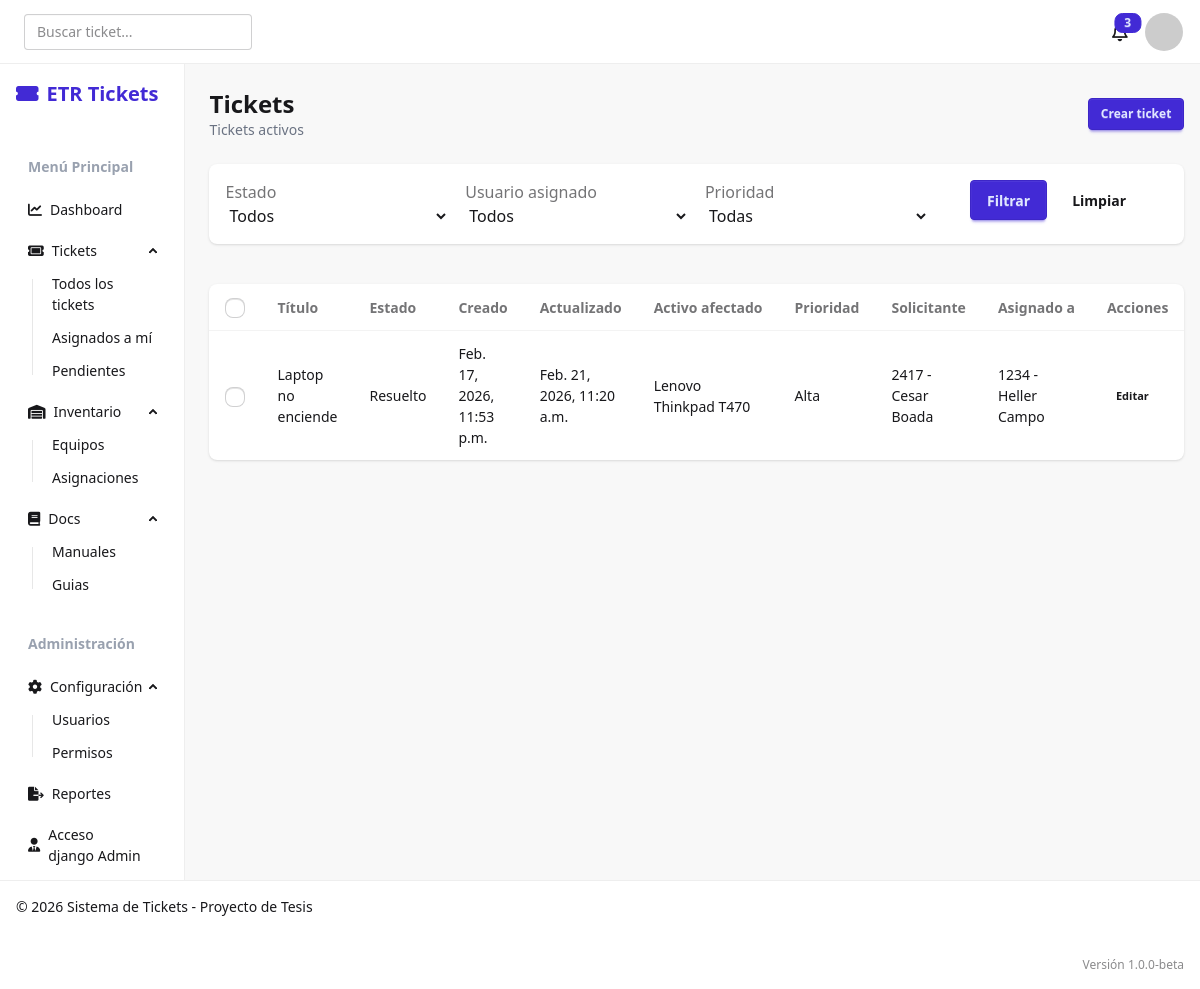
/tickets/view/, run on an earlier commit of the app's database.
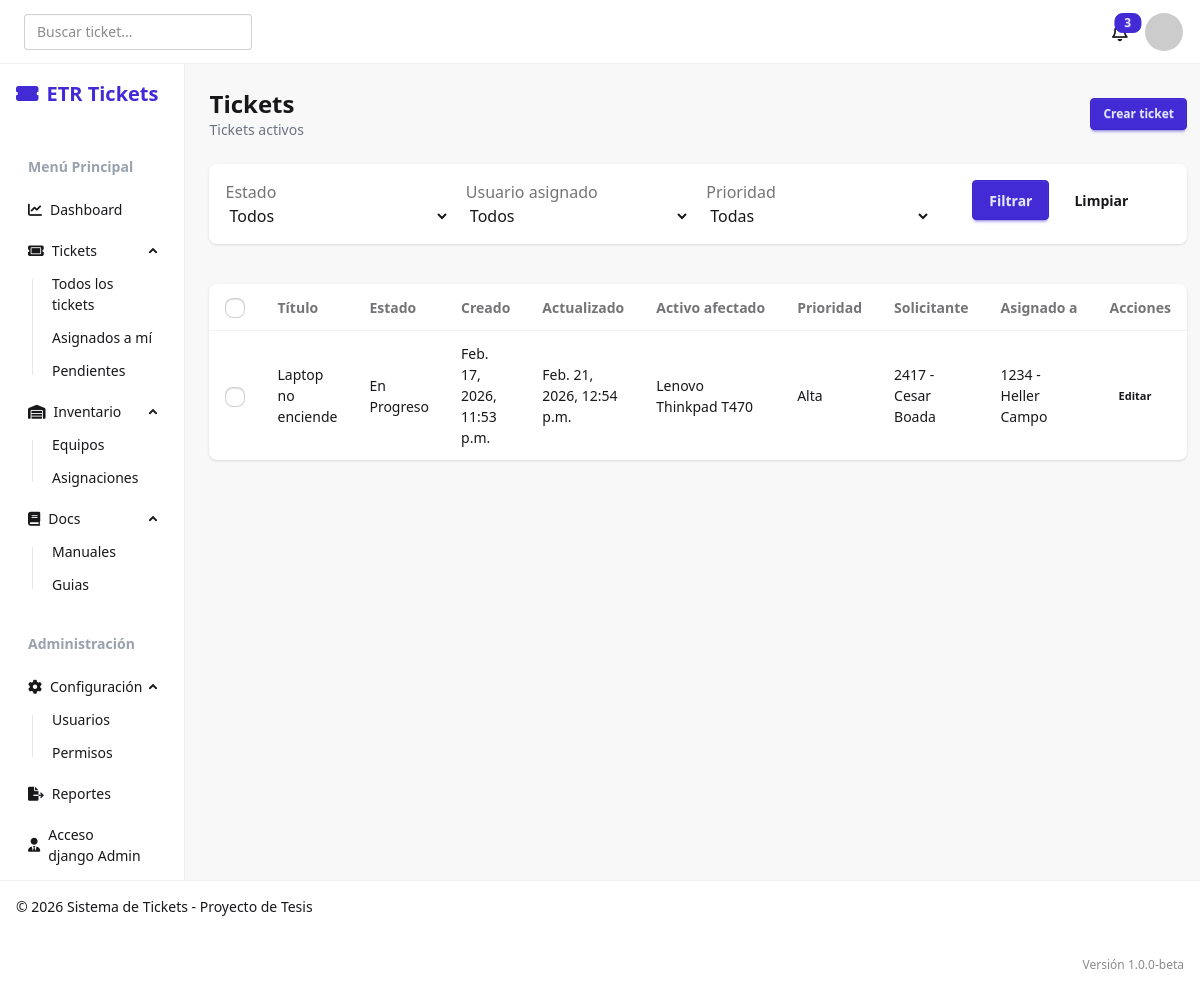
And on a later commit of the database.
### tickets/models.py (models this page shows, shortened)
class tickets(models.Model):
    codigo_ticket = models.CharField(max_length=30, unique=True)
    titulo = models.CharField(max_length=150)
    descripcion = models.TextField()
    prioridad = models.ForeignKey(
        matriz_prioridad,
        on_delete=models.PROTECT,
        to_field='prioridad',
        db_column='prioridad',
        related_name='tickets',
        default='N/A',
    )
    ESTADO_TYPES = [
        ('Pendiente', 'Pendiente'),
        ('En Progreso', 'En Progreso'),
        ('Resuelto', 'Resuelto'),
        ('Cerrado', 'Cerrado'),
    ]
    estado = models.CharField(max_length=30, default='Pendiente', choices=ESTADO_TYPES)
    solicitante = models.ForeignKey(
        'users.usuario',
        on_delete=models.PROTECT,
        to_field='ID_empleado',
        db_column='solicitante',
        related_name='tickets_solicitados',
    )
    usuario = models.ForeignKey(
        'users.usuario',
        on_delete=models.PROTECT,
        to_field='ID_empleado',
        db_column='usuario',
        related_name='tickets_asignados',
        null=True,
        blank=True,
    )
    activo_afectado = models.ForeignKey(
        'inventory.activos',
        on_delete=models.CASCADE,
        to_field='codigo',
        db_column='activo_afectado',
        related_name='tickets_afectados',
        limit_choices_to={'estado': 'activo'},
)
    fecha_creacion = models.DateTimeField(auto_now_add=True)
    fecha_resolucion = models.DateTimeField(null=True, blank=True)

class matriz_prioridad(models.Model):
    prioridad = models.CharField(max_length=20, unique=True)
    tiempo_respuesta_minutos = models.IntegerField()
    tiempo_resolucion_minutos = models.IntegerField()
    def __str__(self):
        return f"{self.prioridad}"

### inventory/models.py (models this page shows)
class activos(models.Model):
    codigo = models.CharField(max_length=50, primary_key=True)
    categoria = models.ForeignKey(
        activos_categoria,
        on_delete=models.PROTECT,
        to_field='nombre',
        db_column='categoria',
        related_name='activos',
    )
    marca = models.CharField(max_length=50)
    modelo = models.CharField(max_length=50)
    serial = models.CharField(max_length=50, unique=True)
    sede = models.ForeignKey(
        'users.sede',
        on_delete=models.PROTECT,
        to_field='codigo',
        related_name='activos',
    )
    usuario_asignado = models.ForeignKey(
        'users.usuario',
        on_delete=models.SET_NULL,
        null=True,
        blank=True,
        related_name='activos_asignados',
        to_field='ID_empleado',
        db_column='usuario_asignado'
    )
    departamento = models.ForeignKey(
        'users.departamento',
        on_delete=models.PROTECT,
        to_field='nombre',
        db_column='departamento',
        related_name='activos'
    )
    estado = models.CharField(max_length=50) #'Activo', 'Inactivo', 'Dado de baja'
    verbose_name_plural = "activos"
    def __str__(self):
        return f"{self.marca} {self.modelo}"

### users/models.py (models this page shows)
class usuario(AbstractUser):
    validador_empleado = RegexValidator(
        regex=r'^\d{4}',
        message="el numero de empleado debe tener 4 digitos"
    )
    ID_empleado = models.CharField(
        max_length=4,
        unique=True,
        validators=[validador_empleado],
        help_text="ID de empleado de 4 digitos",
        default="0000"
    )
    USERNAME_FIELD = 'ID_empleado'
    departamento = models.ForeignKey(
        'departamento',
        on_delete=models.SET_NULL,
        null=True,
        related_name='usuarios'
        )
    sede = models.ForeignKey(
        'sede',
        on_delete=models.SET_NULL,
        null=True,
        related_name='usuarios'
        )
    REQUIRED_FIELDS = ['username', 'email']
    def __str__(self):
        return f"{self.ID_empleado} - {self.get_full_name()}"

### tickets/views.py (the view)
# urls.py: path('view/', views.tickets_view, name='tickets_view'),
def tickets_view(request):
    tickets_registrados = tickets.objects.select_related('activo_afectado', 'prioridad', 'solicitante', 'usuario').order_by(
        '-fecha_creacion'
    )
    estado = request.GET.get('estado', '').strip()
    usuario_asignado = request.GET.get('usuario_asignado', '').strip()
    prioridad = request.GET.get('prioridad', '').strip()
    if estado:
        tickets_registrados = tickets_registrados.filter(estado=estado)
    if usuario_asignado:
        tickets_registrados = tickets_registrados.filter(usuario_id=usuario_asignado)
    if prioridad:
        tickets_registrados = tickets_registrados.filter(prioridad_id=prioridad)
    filtros = {
        'estado': estado,
        'usuario_asignado': usuario_asignado,
        'prioridad': prioridad,
    }
    contexto = {
        'tickets': tickets_registrados,
        'estados': tickets.ESTADO_TYPES,
        'usuarios_asignados': usuario.objects.filter(is_active=True).order_by('first_name', 'last_name', 'ID_empleado'),
        'prioridades': matriz_prioridad.objects.order_by('prioridad'),
        'filtros': filtros,
    }
    return render(request, 'tickets_view.html', contexto)

### tickets/templates/tickets_view.html (shortened to what this page needs)
{% extends 'base.html' %}
{% block content %}
<div class="space-y-6">
    <div class="flex flex-col gap-4 sm:flex-row sm:items-center sm:justify-between">
        <div>
            <h1 class="text-2xl font-bold">Tickets</h1>
            <p class="text-sm text-gray-500">Tickets activos</p>
        </div>
        <a href="{% url 'tickets_create' %}" class="btn btn-primary btn-sm">Crear ticket</a>
    </div>
    <form method="get" class="flex flex-nowrap items-end gap-4 overflow-x-auto rounded-lg bg-base-100 p-4 shadow">
        <div class="form-control min-w-55 flex-1">
            <label class="label" for="estado">
                <span class="label-text">Estado</span>
            </label>
            <select id="estado" name="estado" class="select select-bordered select-sm w-full">
                <option value="">Todos</option>
            </select>
        </div>
        <div class="form-control min-w-55 flex-1">
            <label class="label" for="usuario_asignado">
                <span class="label-text">Usuario asignado</span>
            </label>
            <select id="usuario_asignado" name="usuario_asignado" class="select select-bordered select-sm w-full">
                <option value="">Todos</option>
            </select>
        </div>
        <div class="form-control min-w-55 flex-1">
            <label class="label" for="prioridad">
                <span class="label-text">Prioridad</span>
            </label>
            <select id="prioridad" name="prioridad" class="select select-bordered select-sm w-full">
                <option value="">Todas</option>
            </select>
        </div>
        <div class="flex min-w-55 flex-1 items-end gap-2 justify-center">
            <button type="submit" class="btn btn-primary btn-lg">Filtrar</button>
            <a href="{% url 'tickets_view' %}" class="btn btn-ghost btn-lg">Limpiar</a>
        </div>
    </form>
    <form method="post" action="{% url 'tickets_delete' %}" class="space-y-4">
        <div class="overflow-x-auto bg-base-100 rounded-lg shadow">
            <table class="table w-full">
                <thead>
                    <tr>
                        <th><input type="checkbox" id="select-all" class="checkbox checkbox-sm" /></th>
                        <th>Título</th>
                        <th>Estado</th>
                        <th>Creado</th>
                        <th>Actualizado</th>
                        <th>Activo afectado</th>
                        <th>Prioridad</th>
                        <th>Solicitante</th>
                        <th>Asignado a</th>
                        <th>Acciones</th>
                    </tr>
                </thead>
                <tbody>
                    {% for ticket in tickets %}
                        <tr>
                            <td>
                                <input type="checkbox" name="tickets_seleccionados" value="{{ ticket.id }}" class="checkbox checkbox-sm row-checkbox" />
                            </td>
                            <td>{{ ticket.titulo }}</td>
                            <td>{{ ticket.estado }}</td>
                            <td>{{ ticket.fecha_creacion }}</td>
                            <td>{{ ticket.fecha_resolucion|default:'Sin actualizar' }}</td>
                            <td>{{ ticket.activo_afectado }}</td>
                            <td>{{ ticket.prioridad }}</td>
                            <td>{{ ticket.solicitante }}</td>
                            <td>{{ ticket.usuario|default:'Sin asignar' }}</td>
                            <td>
                                <a href="{% url 'tickets_edit' ticket.id %}" class="btn btn-ghost btn-xs">Editar</a>
                            </td>
                        </tr>
                    {% empty %}
                        <tr>
                            <td colspan="10" class="text-center text-gray-500 py-6">No hay tickets registrados.</td>
                        </tr>
                    {% endfor %}
                </tbody>
            </table>
        </div>
    </form>
</div>
{% endblock %}

### templates/base.html (shortened to what this page needs)
{% load tailwind_tags %}
{% load static %}
<!DOCTYPE html>
<html lang="es" data-theme="light"> <head>
    {% tailwind_css %}
    <link rel="stylesheet" href="https://cdnjs.cloudflare.com/ajax/libs/font-awesome/6.0.0/css/all.min.css">
</head>
<body class="bg-base-200 min-h-screen flex flex-col">
    {% include 'includes/navbar.html' %}
    <div class="flex flex-1">
        {% include 'includes/sidebar.html' %}
        <main class="flex-1 p-6">
            {% block content %}
            {% endblock %}
        </main>
    </div>
    {% include 'includes/footer.html' %}
</body>
</html>

### templates/includes/navbar.html (shortened to what this page needs)
<div class="navbar bg-base-100 border-b border-base-300 px-4">
  <div class="flex-1">
    <div class="hidden md:flex ml-2">
      <div class="form-control">
        <input type="text" placeholder="Buscar ticket..." class="input input-bordered w-24 md:w-auto h-9" />
      </div>
    </div>
  </div>
  <div class="flex-none gap-2">
    <button class="btn btn-ghost btn-circle">
      <div class="indicator">
        <span class="badge badge-sm badge-primary indicator-item">3</span>
      </div>
    </button>
    <div class="dropdown dropdown-end">
      <div tabindex="0" role="button" class="btn btn-ghost btn-circle avatar">
        <div class="w-10 rounded-full">
          <img src="https://ui-avatars.com/api/?name=Usuario+Tesis&background=random" alt="avatar" />
        </div>
      </div>
    </div>
  </div>
</div>

### templates/includes/sidebar.html
<aside class="bg-base-100 w-64 min-h-screen border-r border-base-300 hidden lg:block">
  <div class="p-4 mb-4">
    <span class="text-xl font-bold text-primary flex items-center gap-2">
      <i class="fa-solid fa-ticket-simple"></i> ETR Tickets
    </span>
  </div>
  <ul class="menu w-full px-4 gap-2">
    <li class="menu-title text-gray-400">Menú Principal</li>
    <li><a class="active"><i class="fa-solid fa-chart-line"></i> Dashboard</a></li>
    <li>
      <details open>
        <summary><i class="fa-solid fa-ticket"></i> Tickets</summary>
        <ul>
          <li><a href="{% url 'tickets_view' %}">Todos los tickets</a></li>
          <li><a href="{% url 'tickets_view_self' %}">Asignados a mí</a></li>
          <li><a href="{% url 'tickets_view_pending' %}">Pendientes</a></li>
        </ul>
      </details>
    </li>
    <li>
      <details open>
        <summary><i class="fa-solid fa-warehouse"></i> Inventario</summary>
        <ul>
          <li><a href="{% url 'inventory_view' %}">Equipos</a></li>
          <li><a>Asignaciones</a></li>
        </ul>
      </details>
    </li>
    <li>
      <details open>
        <summary><i class="fa-solid fa-book"></i> Docs</summary>
        <ul>
          <li><a>Manuales</a></li>
          <li><a>Guias</a></li>
        </ul>
      </details>
    </li>
    <li class="menu-title mt-4 text-gray-400">Administración</li>
    <li>
      <details open>
        <summary><i class="fa-solid fa-gear"></i> Configuración</summary>
        <ul>
          <li><a href="{% url 'user_view' %}">Usuarios</a></li>
          <li><a>Permisos</a></li>
        </ul>
      </details>
    </li>
    <li><a><i class="fa-solid fa-file-export"></i> Reportes</a></li>
    <li><a href="/admin/"><i class="fa-solid fa-user-tie"></i> Acceso django Admin</a></li>
  </ul>
</aside>

### templates/includes/footer.html
<footer class="footer items-center p-4 bg-base-100 text-base-content border-t border-base-300">
  <aside class="items-center grid-flow-col">
    <p>© 2026 Sistema de Tickets - Proyecto de Tesis</p>
  </aside>
  <nav class="grid-flow-col gap-4 md:place-self-center md:justify-self-end text-xs opacity-50">
    <span>Versión 1.0.0-beta</span>
  </nav>
</footer>

What changed in the data, as far as the page shows it:
changed tickets "Laptop no enciende": estado "Resuelto" → "En Progreso"; fecha_resolucion "Feb. 21, 2026, 11:20 a.m." → "Feb. 21, 2026, 12:54 p.m."
